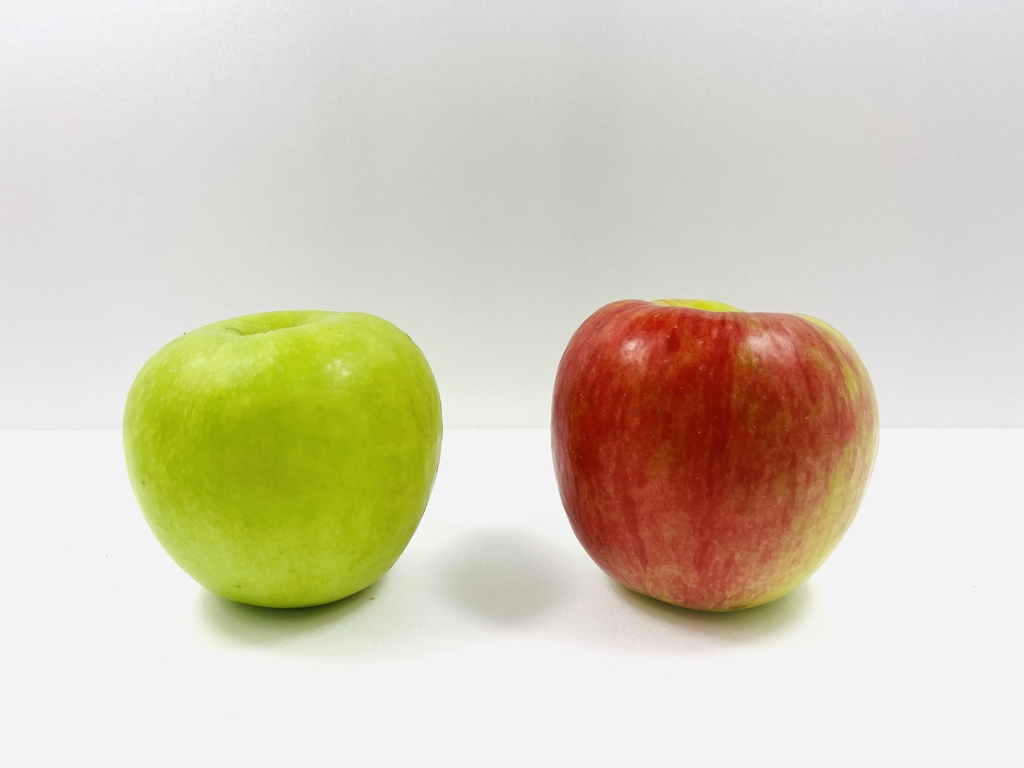
#> input picture sample.jpg, 1024 x 768 px
$ python image_processing.py
#> lines starting #> are read from the running program, lines starting #| are printed output that depends on the picture; after the words box and inside, x2 and y2 are one past the last pixel; in counts of white or black regions, pixels touching at a corner belong together
# 1차 과제: OpenCV를 이용한 특정 색상(빨간색) 검출 및 필터링 전체 코드

# 1. 라이브러리 임포트
import cv2
import numpy as np

# 2. 이미지 불러오기
# 'sample.jpg' 파일이 이 파이썬 스크립트와 같은 폴더에 있어야 합니다.
image = cv2.imread('sample.jpg')
#> image is the input picture: shape (768, 1024, 3); mean B, G, R 185.1, 205.5, 213.2

# --- 이미지 로드 실패 시, 에러 메시지를 출력하고 프로그램을 종료하는 예외 처리 ---
if image is None:
    print("오류: 이미지를 불러올 수 없습니다.")
    print("스크립트와 같은 폴더에 'sample.jpg' 파일이 있는지 확인해 주세요.")
else:
    # 3. BGR 색상 공간을 HSV 색상 공간으로 변환
    # HSV는 색상(Hue), 채도(Saturation), 명도(Value)로 색을 표현하여 특정 색상 검출에 더 용이합니다.
    hsv = cv2.cvtColor(image, cv2.COLOR_BGR2HSV)
#> hsv: shape (768, 1024, 3); mean H, S, V 41.4, 44.7, 215.3

    # 4. 빨간색 영역의 HSV 범위 정의
    # 빨간색은 HSV 색상환에서 0도 근처와 180도 근처에 걸쳐 있어 두 개의 범위를 사용합니다.
    lower_red1 = np.array([0, 120, 70])
    upper_red1 = np.array([10, 255, 255])
    lower_red2 = np.array([170, 120, 70])
    upper_red2 = np.array([180, 255, 255])

    # 5. 각 범위에 해당하는 마스크(Mask) 생성
    # 범위 안에 포함되는 픽셀은 흰색(255)으로, 나머지는 검은색(0)으로 만듭니다.
    mask1 = cv2.inRange(hsv, lower_red1, upper_red1)
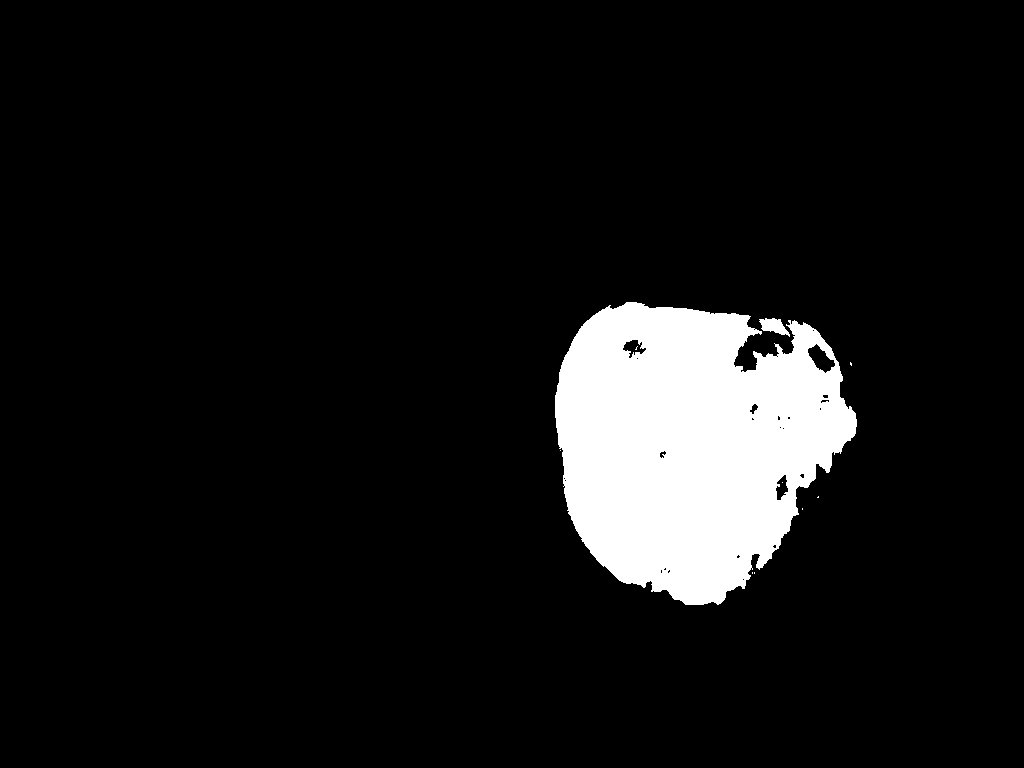
#> mask1: shape (768, 1024); 8.3% white; 10 white regions (8 under 20 px), largest, box (x1, y1, x2, y2) and area: (555, 302, 857, 605) 64850, (759, 318, 790, 337) 321
    mask2 = cv2.inRange(hsv, lower_red2, upper_red2)
#> mask2: shape (768, 1024); every value is 0

    # 두 개의 마스크를 하나로 합칩니다.
    mask = mask1 + mask2

    # 6. 원본 이미지에 마스크를 적용하여 결과물 생성
    # 비트와이즈 AND 연산을 통해 원본 이미지에서 마스크가 흰색인 부분만 남깁니다.
    result = cv2.bitwise_and(image, image, mask=mask)
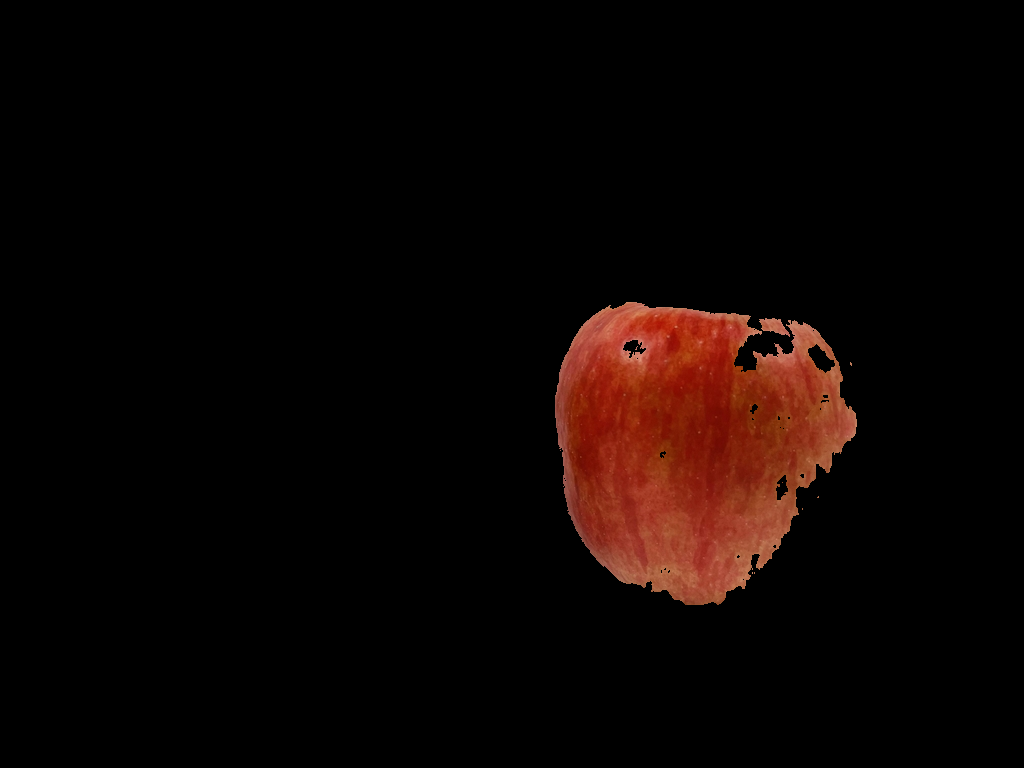
#> result: shape (768, 1024, 3); mean B, G, R 2.7, 4.6, 12.8

    # 7. 결과 이미지 파일로 저장하기 (가장 중요!)
    # cv2.imwrite() 함수를 사용하여 'result' 변수에 담긴 이미지를 파일로 저장합니다.
    output_filename = 'red_filtered_result.jpg'
    cv2.imwrite(output_filename, result)

    # 터미널에 저장 완료 메시지를 출력하여 사용자에게 알려줍니다.
    print(f"성공: 결과 이미지가 '{output_filename}' 파일로 저장되었습니다.")

    # 8. 결과 화면에 출력하기
    cv2.imshow('Original Image', image)
    cv2.imshow('Red Filtered Result', result)

    # 9. 프로그램 종료를 위해 키보드 입력 대기
    print("이미지 창을 닫으려면 아무 키나 누르세요...")
    cv2.waitKey(0)

    # 10. 열려있는 모든 OpenCV 창을 닫습니다.
    cv2.destroyAllWindows()
